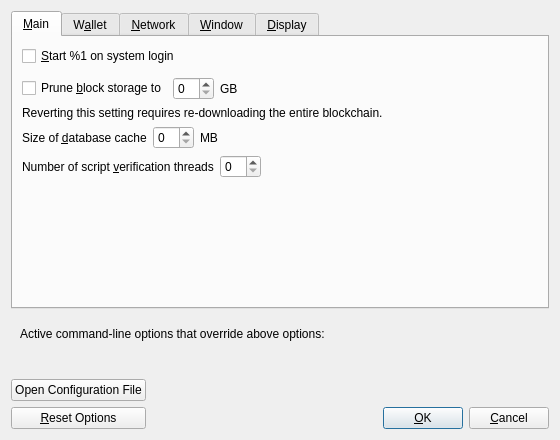
<?xml version="1.0" encoding="UTF-8"?>
<ui version="4.0">
 <class>OptionsDialog</class>
 <widget class="QDialog" name="OptionsDialog">
  <property name="geometry">
   <rect>
    <x>0</x>
    <y>0</y>
    <width>560</width>
    <height>440</height>
   </rect>
  </property>
  <property name="windowTitle">
   <string>Options</string>
  </property>
  <property name="modal">
   <bool>true</bool>
  </property>
  <layout class="QVBoxLayout" name="verticalLayout">
   <item>
    <widget class="QTabWidget" name="tabWidget">
     <property name="currentIndex">
      <number>0</number>
     </property>
     <widget class="QWidget" name="tabMain">
      <attribute name="title">
       <string>&amp;Main</string>
      </attribute>
      <layout class="QVBoxLayout" name="verticalLayout_Main">
       <item>
        <widget class="QCheckBox" name="sinAtStartup">
         <property name="toolTip">
          <string>Automatically start %1 after logging in to the system.</string>
         </property>
         <property name="text">
          <string>&amp;Start %1 on system login</string>
         </property>
        </widget>
       </item>
       <item>
        <spacer name="horizontalSpacer_0_Main">
         <property name="orientation">
          <enum>Qt::Horizontal</enum>
         </property>
         <property name="sizeHint" stdset="0">
          <size>
           <width>40</width>
           <height>5</height>
          </size>
         </property>
        </spacer>
       </item>
       <item>
       <layout class="QHBoxLayout" name="horizontalLayout_Main_Prune">
        <item>
         <widget class="QCheckBox" name="prune">
          <property name="toolTip">
           <string>Disables some advanced features but all blocks will still be fully validated. Reverting this setting requires re-downloading the entire blockchain. Actual disk usage may be somewhat higher.</string>
          </property>
          <property name="text">
           <string>Prune &amp;block storage to</string>
          </property>
         </widget>
        </item>
        <item>
         <widget class="QSpinBox" name="pruneSize"/>
        </item>
         <item>
          <widget class="QLabel" name="pruneSizeUnitLabel">
           <property name="text">
            <string>GB</string>
           </property>
           <property name="textFormat">
            <enum>Qt::PlainText</enum>
           </property>
          </widget>
         </item>
         <item>
          <spacer name="horizontalSpacer_Main_Prune">
           <property name="orientation">
            <enum>Qt::Horizontal</enum>
           </property>
           <property name="sizeHint" stdset="0">
            <size>
             <width>40</width>
             <height>20</height>
            </size>
           </property>
          </spacer>
         </item>
        </layout>
       </item>
       <item>
        <widget class="QLabel" name="pruneWarning">
         <property name="text">
          <string>Reverting this setting requires re-downloading the entire blockchain.</string>
         </property>
         <property name="textFormat">
          <enum>Qt::PlainText</enum>
         </property>
        </widget>
       </item>
       <item>
        <layout class="QHBoxLayout" name="horizontalLayout_2_Main">
         <item>
          <widget class="QLabel" name="databaseCacheLabel">
           <property name="text">
            <string>Size of &amp;database cache</string>
           </property>
           <property name="textFormat">
            <enum>Qt::PlainText</enum>
           </property>
           <property name="buddy">
            <cstring>databaseCache</cstring>
           </property>
          </widget>
         </item>
         <item>
          <widget class="QSpinBox" name="databaseCache"/>
         </item>
         <item>
          <widget class="QLabel" name="databaseCacheUnitLabel">
           <property name="text">
            <string>MB</string>
           </property>
           <property name="textFormat">
            <enum>Qt::PlainText</enum>
           </property>
          </widget>
         </item>
         <item>
          <spacer name="horizontalSpacer_2_Main">
           <property name="orientation">
            <enum>Qt::Horizontal</enum>
           </property>
           <property name="sizeHint" stdset="0">
            <size>
             <width>40</width>
             <height>20</height>
            </size>
           </property>
          </spacer>
         </item>
        </layout>
       </item>
       <item>
        <layout class="QHBoxLayout" name="horizontalLayout_Main_VerifyLabel">
         <item>
          <widget class="QLabel" name="threadsScriptVerifLabel">
           <property name="text">
            <string>Number of script &amp;verification threads</string>
           </property>
           <property name="textFormat">
            <enum>Qt::PlainText</enum>
           </property>
           <property name="buddy">
            <cstring>threadsScriptVerif</cstring>
           </property>
          </widget>
         </item>
         <item>
          <widget class="QSpinBox" name="threadsScriptVerif">
           <property name="toolTip">
            <string>(0 = auto, &lt;0 = leave that many cores free)</string>
           </property>
          </widget>
         </item>
         <item>
          <spacer name="horizontalSpacer_Main_Threads">
           <property name="orientation">
            <enum>Qt::Horizontal</enum>
           </property>
           <property name="sizeHint" stdset="0">
            <size>
             <width>40</width>
             <height>20</height>
            </size>
           </property>
          </spacer>
         </item>
        </layout>
       </item>
       <item>
        <spacer name="verticalSpacer_Main">
         <property name="orientation">
          <enum>Qt::Vertical</enum>
         </property>
         <property name="sizeHint" stdset="0">
          <size>
           <width>20</width>
           <height>40</height>
          </size>
         </property>
        </spacer>
       </item>
      </layout>
     </widget>
     <widget class="QWidget" name="tabWallet">
      <attribute name="title">
       <string>W&amp;allet</string>
      </attribute>
      <layout class="QVBoxLayout" name="verticalLayout_Wallet">
       <item>
        <widget class="QGroupBox" name="groupBox">
         <property name="title">
          <string>Expert</string>
         </property>
         <layout class="QVBoxLayout" name="verticalLayout_2">
          <item>
           <widget class="QCheckBox" name="coinControlFeatures">
            <property name="toolTip">
             <string>Whether to show coin control features or not.</string>
            </property>
            <property name="text">
             <string>Enable coin &amp;control features</string>
            </property>
           </widget>
          </item>
          <!-- Dash -->
          <item>
           <widget class="QCheckBox" name="showMasternodesTab">
            <property name="toolTip">
             <string>Show additional tab listing all your masternodes in first sub-tab&lt;br/&gt;and all masternodes on the network in second sub-tab.</string>
            </property>
            <property name="text">
             <string>Show Masternodes Tab</string>
            </property>
           </widget>
          </item>
          <item>
           <widget class="QCheckBox" name="showAdvancedPSUI">
            <property name="toolTip">
             <string>Show additional information and buttons for PrivateSend on overview screen.</string>
            </property>
            <property name="text">
             <string>Enable advanced PrivateSend interface</string>
            </property>
           </widget>
          </item>
          <item>
           <widget class="QCheckBox" name="lowKeysWarning">
            <property name="toolTip">
             <string>Show warning dialog when PrivateSend detects that wallet has very low number of keys left.</string>
            </property>
            <property name="text">
             <string>Warn if PrivateSend is running out of keys</string>
            </property>
           </widget>
          </item>
          <item>
           <widget class="QCheckBox" name="privateSendMultiSession">
            <property name="toolTip">
             <string>Whether to use experimental PrivateSend mode with multiple mixing sessions per block.&lt;br/&gt;Note: You must use this feature carefully.&lt;br/&gt;Make sure you always have recent wallet (auto)backup in a safe place!</string>
            </property>
            <property name="text">
             <string>Enable PrivateSend &amp;multi-session</string>
            </property>
           </widget>
          </item>
          <item>
           <widget class="QCheckBox" name="spendZeroConfChange">
            <property name="toolTip">
             <string>If you disable the spending of unconfirmed change, the change from a transaction cannot be used until that transaction has at least one confirmation. This also affects how your balance is computed.</string>
            </property>
            <property name="text">
             <string>&amp;Spend unconfirmed change</string>
            </property>
           </widget>
          </item>
         </layout>
        </widget>
       </item>
       <item>
        <layout class="QHBoxLayout" name="horizontalLayout_4_Wallet">
         <item>
          <widget class="QLabel" name="label">
           <property name="toolTip">
            <string>This setting determines the amount of individual masternodes that an input will be anonymized through.&lt;br/&gt;More rounds of anonymization gives a higher degree of privacy, but also costs more in fees.</string>
           </property>
           <property name="text">
            <string>PrivateSend rounds to use</string>
           </property>
          </widget>
         </item>
         <item>
          <widget class="QSpinBox" name="privateSendRounds">
           <property name="minimum">
            <number>2</number>
           </property>
           <property name="maximum">
            <number>8</number>
           </property>
           <property name="value">
            <number>4</number>
           </property>
          </widget>
         </item>
        </layout>
       </item>
       <item>
        <layout class="QHBoxLayout" name="horizontalLayout">
         <item>
          <widget class="QLabel" name="label_2">
           <property name="toolTip">
            <string>This amount acts as a threshold to turn off PrivateSend once it's reached.</string>
           </property>
           <property name="statusTip">
            <string notr="true"/>
           </property>
           <property name="whatsThis">
            <string notr="true"/>
           </property>
           <property name="accessibleName">
            <string notr="true"/>
           </property>
           <property name="accessibleDescription">
            <string notr="true"/>
           </property>
           <property name="text">
            <string>Amount of Dash to keep anonymized</string>
           </property>
          </widget>
         </item>
         <item>
          <widget class="QSpinBox" name="privateSendAmount">
           <property name="minimum">
            <number>2</number>
           </property>
           <property name="maximum">
            <number>2000</number>
           </property>
           <property name="singleStep">
            <number>10</number>
           </property>
           <property name="value">
            <number>1000</number>
           </property>
          </widget>
         </item>
        </layout>
       </item>
       <item>
        <spacer name="verticalSpacer_Wallet">
         <property name="orientation">
          <enum>Qt::Vertical</enum>
         </property>
         <property name="sizeHint" stdset="0">
          <size>
           <width>20</width>
           <height>40</height>
          </size>
         </property>
        </spacer>
       </item>
      </layout>
     </widget>
     <widget class="QWidget" name="tabNetwork">
      <attribute name="title">
       <string>&amp;Network</string>
      </attribute>
      <layout class="QVBoxLayout" name="verticalLayout_Network">
       <item>
        <widget class="QCheckBox" name="mapPortUpnp">
         <property name="toolTip">
          <string>Automatically open the SIN client port on the router. This only works when your router supports UPnP and it is enabled.</string>
         </property>
         <property name="text">
          <string>Map port using &amp;UPnP</string>
         </property>
        </widget>
       </item>
       <item>
        <widget class="QCheckBox" name="allowIncoming">
         <property name="toolTip">
          <string>Accept connections from outside.</string>
         </property>
         <property name="text">
          <string>Allow incomin&amp;g connections</string>
         </property>
        </widget>
       </item>
       <item>
        <widget class="QCheckBox" name="connectSocks">
         <property name="toolTip">
          <string>Connect to the SIN network through a SOCKS5 proxy.</string>
         </property>
         <property name="text">
          <string>&amp;Connect through SOCKS5 proxy (default proxy):</string>
         </property>
        </widget>
       </item>
       <item>
        <layout class="QHBoxLayout" name="horizontalLayout_1_Network">
         <item>
          <widget class="QLabel" name="proxyIpLabel">
           <property name="text">
            <string>Proxy &amp;IP:</string>
           </property>
           <property name="textFormat">
            <enum>Qt::PlainText</enum>
           </property>
           <property name="buddy">
            <cstring>proxyIp</cstring>
           </property>
          </widget>
         </item>
         <item>
          <widget class="QValidatedLineEdit" name="proxyIp">
           <property name="minimumSize">
            <size>
             <width>140</width>
             <height>0</height>
            </size>
           </property>
           <property name="maximumSize">
            <size>
             <width>140</width>
             <height>16777215</height>
            </size>
           </property>
           <property name="toolTip">
            <string>IP address of the proxy (e.g. IPv4: 127.0.0.1 / IPv6: ::1)</string>
           </property>
          </widget>
         </item>
         <item>
          <widget class="QLabel" name="proxyPortLabel">
           <property name="text">
            <string>&amp;Port:</string>
           </property>
           <property name="textFormat">
            <enum>Qt::PlainText</enum>
           </property>
           <property name="buddy">
            <cstring>proxyPort</cstring>
           </property>
          </widget>
         </item>
         <item>
          <widget class="QLineEdit" name="proxyPort">
           <property name="minimumSize">
            <size>
             <width>55</width>
             <height>0</height>
            </size>
           </property>
           <property name="maximumSize">
            <size>
             <width>55</width>
             <height>16777215</height>
            </size>
           </property>
           <property name="toolTip">
            <string>Port of the proxy (e.g. 9050)</string>
           </property>
          </widget>
         </item>
         <item>
          <spacer name="horizontalSpacer_1_Network">
           <property name="orientation">
            <enum>Qt::Horizontal</enum>
           </property>
           <property name="sizeHint" stdset="0">
            <size>
             <width>40</width>
             <height>20</height>
            </size>
           </property>
          </spacer>
         </item>
        </layout>
       </item>
       <item>
        <layout class="QHBoxLayout" name="horizontalLayout_2_Network">
         <item>
          <widget class="QLabel" name="proxyActiveNets">
           <property name="text">
            <string>Used for reaching peers via:</string>
           </property>
           <property name="textFormat">
            <enum>Qt::PlainText</enum>
           </property>
          </widget>
         </item>
         <item>
          <widget class="QCheckBox" name="proxyReachIPv4">
           <property name="enabled">
            <bool>false</bool>
           </property>
           <property name="toolTip">
            <string>Shows if the supplied default SOCKS5 proxy is used to reach peers via this network type.</string>
           </property>
           <property name="text">
            <string/>
           </property>
          </widget>
         </item>
         <item>
          <widget class="QLabel" name="proxyReachIPv4Label">
           <property name="text">
            <string>IPv4</string>
           </property>
           <property name="textFormat">
            <enum>Qt::PlainText</enum>
           </property>
          </widget>
         </item>
         <item>
          <widget class="QCheckBox" name="proxyReachIPv6">
           <property name="enabled">
            <bool>false</bool>
           </property>
           <property name="toolTip">
            <string>Shows if the supplied default SOCKS5 proxy is used to reach peers via this network type.</string>
           </property>
           <property name="text">
            <string/>
           </property>
          </widget>
         </item>
         <item>
          <widget class="QLabel" name="proxyReachIPv6Label">
           <property name="text">
            <string>IPv6</string>
           </property>
           <property name="textFormat">
            <enum>Qt::PlainText</enum>
           </property>
          </widget>
         </item>
         <item>
          <widget class="QCheckBox" name="proxyReachTor">
           <property name="enabled">
            <bool>false</bool>
           </property>
           <property name="toolTip">
            <string>Shows if the supplied default SOCKS5 proxy is used to reach peers via this network type.</string>
           </property>
           <property name="text">
            <string/>
           </property>
          </widget>
         </item>
         <item>
          <widget class="QLabel" name="proxyReachTorLabel">
           <property name="text">
            <string>Tor</string>
           </property>
           <property name="textFormat">
            <enum>Qt::PlainText</enum>
           </property>
          </widget>
         </item>
         <item>
          <spacer name="horizontalSpacer_2_Network">
           <property name="orientation">
            <enum>Qt::Horizontal</enum>
           </property>
           <property name="sizeHint" stdset="0">
            <size>
             <width>40</width>
             <height>20</height>
            </size>
           </property>
          </spacer>
         </item>
        </layout>
       </item>
       <item>
        <widget class="QCheckBox" name="connectSocksTor">
         <property name="toolTip">
          <string>Connect to the SIN network through a separate SOCKS5 proxy for Tor hidden services.</string>
         </property>
         <property name="text">
          <string>Use separate SOCKS&amp;5 proxy to reach peers via Tor hidden services:</string>
         </property>
        </widget>
       </item>
       <item>
        <layout class="QHBoxLayout" name="horizontalLayout_3_Network">
         <item>
          <widget class="QLabel" name="proxyIpTorLabel">
           <property name="text">
            <string>Proxy &amp;IP:</string>
           </property>
           <property name="textFormat">
            <enum>Qt::PlainText</enum>
           </property>
           <property name="buddy">
            <cstring>proxyIpTor</cstring>
           </property>
          </widget>
         </item>
         <item>
          <widget class="QValidatedLineEdit" name="proxyIpTor">
           <property name="minimumSize">
            <size>
             <width>140</width>
             <height>0</height>
            </size>
           </property>
           <property name="maximumSize">
            <size>
             <width>140</width>
             <height>16777215</height>
            </size>
           </property>
           <property name="toolTip">
            <string>IP address of the proxy (e.g. IPv4: 127.0.0.1 / IPv6: ::1)</string>
           </property>
          </widget>
         </item>
         <item>
          <widget class="QLabel" name="proxyPortTorLabel">
           <property name="text">
            <string>&amp;Port:</string>
           </property>
           <property name="textFormat">
            <enum>Qt::PlainText</enum>
           </property>
           <property name="buddy">
            <cstring>proxyPortTor</cstring>
           </property>
          </widget>
         </item>
         <item>
          <widget class="QLineEdit" name="proxyPortTor">
           <property name="minimumSize">
            <size>
             <width>55</width>
             <height>0</height>
            </size>
           </property>
           <property name="maximumSize">
            <size>
             <width>55</width>
             <height>16777215</height>
            </size>
           </property>
           <property name="toolTip">
            <string>Port of the proxy (e.g. 9050)</string>
           </property>
          </widget>
         </item>
         <item>
          <spacer name="horizontalSpacer_4_Network">
           <property name="orientation">
            <enum>Qt::Horizontal</enum>
           </property>
           <property name="sizeHint" stdset="0">
            <size>
             <width>40</width>
             <height>20</height>
            </size>
           </property>
          </spacer>
         </item>
        </layout>
       </item>
       <item>
        <spacer name="verticalSpacer_Network">
         <property name="orientation">
          <enum>Qt::Vertical</enum>
         </property>
         <property name="sizeHint" stdset="0">
          <size>
           <width>20</width>
           <height>40</height>
          </size>
         </property>
        </spacer>
       </item>
      </layout>
     </widget>
     <widget class="QWidget" name="tabWindow">
      <attribute name="title">
       <string>&amp;Window</string>
      </attribute>
      <layout class="QVBoxLayout" name="verticalLayout_Window">
       <item>
        <widget class="QCheckBox" name="hideTrayIcon">
         <property name="toolTip">
          <string>Hide the icon from the system tray.</string>
         </property>
         <property name="text">
          <string>&amp;Hide tray icon</string>
         </property>
        </widget>
       </item>
       <item>
        <widget class="QCheckBox" name="minimizeToTray">
         <property name="toolTip">
          <string>Show only a tray icon after minimizing the window.</string>
         </property>
         <property name="text">
          <string>&amp;Minimize to the tray instead of the taskbar</string>
         </property>
        </widget>
       </item>
       <item>
        <widget class="QCheckBox" name="minimizeOnClose">
         <property name="toolTip">
          <string>Minimize instead of exit the application when the window is closed. When this option is enabled, the application will be closed only after selecting Exit in the menu.</string>
         </property>
         <property name="text">
          <string>M&amp;inimize on close</string>
         </property>
        </widget>
       </item>
       <item>
        <spacer name="verticalSpacer_Window">
         <property name="orientation">
          <enum>Qt::Vertical</enum>
         </property>
         <property name="sizeHint" stdset="0">
          <size>
           <width>20</width>
           <height>40</height>
          </size>
         </property>
        </spacer>
       </item>
      </layout>
     </widget>
     <widget class="QWidget" name="tabDisplay">
      <attribute name="title">
       <string>&amp;Display</string>
      </attribute>
      <layout class="QVBoxLayout" name="verticalLayout_Display">
       <item>
        <layout class="QHBoxLayout" name="horizontalLayout_1_Display">
         <item>
          <widget class="QLabel" name="langLabel">
           <property name="text">
            <string>User Interface &amp;language:</string>
           </property>
           <property name="textFormat">
            <enum>Qt::PlainText</enum>
           </property>
           <property name="buddy">
            <cstring>lang</cstring>
           </property>
          </widget>
         </item>
         <item>
          <widget class="QValueComboBox" name="lang">
           <property name="toolTip">
            <string>The user interface language can be set here. This setting will take effect after restarting %1.</string>
           </property>
          </widget>
         </item>
        </layout>
       </item>
       <item>
        <layout class="QHBoxLayout" name="horizontalLayout_2_Display">
         <item>
          <widget class="QLabel" name="unitLabel">
           <property name="text">
            <string>&amp;Unit to show amounts in:</string>
           </property>
           <property name="textFormat">
            <enum>Qt::PlainText</enum>
           </property>
           <property name="buddy">
            <cstring>unit</cstring>
           </property>
          </widget>
         </item>
         <item>
          <widget class="QValueComboBox" name="unit">
           <property name="toolTip">
            <string>Choose the default subdivision unit to show in the interface and when sending coins.</string>
           </property>
          </widget>
         </item>
        </layout>
       </item>
       <item>
        <layout class="QHBoxLayout" name="horizontalLayout_3_Display">
         <item>
          <widget class="QLabel" name="thirdPartyTxUrlsLabel">
           <property name="toolTip">
            <string>Third party URLs (e.g. a block explorer) that appear in the transactions tab as context menu items. %s in the URL is replaced by transaction hash. Multiple URLs are separated by vertical bar |.</string>
           </property>
           <property name="text">
            <string>&amp;Third party transaction URLs</string>
           </property>
           <property name="buddy">
            <cstring>thirdPartyTxUrls</cstring>
           </property>
          </widget>
         </item>
         <item>
          <widget class="QLineEdit" name="thirdPartyTxUrls">
           <property name="toolTip">
            <string>Third party URLs (e.g. a block explorer) that appear in the transactions tab as context menu items. %s in the URL is replaced by transaction hash. Multiple URLs are separated by vertical bar |.</string>
           </property>
          </widget>
         </item>
        </layout>
       </item>
       <item>
        <spacer name="verticalSpacer_Display">
         <property name="orientation">
          <enum>Qt::Vertical</enum>
         </property>
         <property name="sizeHint" stdset="0">
          <size>
           <width>20</width>
           <height>40</height>
          </size>
         </property>
        </spacer>
       </item>
      </layout>
     </widget>
    </widget>
   </item>
   <item>
    <widget class="QFrame" name="frame">
     <layout class="QVBoxLayout" name="verticalLayout_Bottom">
      <item>
       <layout class="QHBoxLayout" name="horizontalLayout_Bottom">
        <item>
         <widget class="QLabel" name="overriddenByCommandLineInfoLabel">
          <property name="text">
           <string>Active command-line options that override above options:</string>
          </property>
          <property name="textFormat">
           <enum>Qt::PlainText</enum>
          </property>
         </widget>
        </item>
        <item>
         <spacer name="horizontalSpacer_Bottom">
          <property name="orientation">
           <enum>Qt::Horizontal</enum>
          </property>
          <property name="sizeHint" stdset="0">
           <size>
            <width>40</width>
            <height>20</height>
           </size>
          </property>
         </spacer>
        </item>
       </layout>
      </item>
      <item>
       <widget class="QLabel" name="overriddenByCommandLineLabel">
        <property name="text">
         <string/>
        </property>
        <property name="textFormat">
         <enum>Qt::PlainText</enum>
        </property>
        <property name="wordWrap">
         <bool>true</bool>
        </property>
       </widget>
      </item>
     </layout>
    </widget>
   </item>
   <item>
    <layout class="QHBoxLayout" name="horizontalLayout_Buttons">
     <item>
      <layout class="QVBoxLayout" name="verticalLayout_Buttons">
       <item>
        <widget class="QPushButton" name="openSINConfButton">
         <property name="toolTip">
          <string>Open the %1 configuration file from the working directory.</string>
         </property>
         <property name="text">
          <string>Open Configuration File</string>
         </property>
         <property name="autoDefault">
          <bool>false</bool>
         </property>
        </widget>
       </item>
       <item>
        <widget class="QPushButton" name="resetButton">
         <property name="toolTip">
          <string>Reset all client options to default.</string>
         </property>
         <property name="text">
          <string>&amp;Reset Options</string>
         </property>
         <property name="autoDefault">
          <bool>false</bool>
         </property>
        </widget>
       </item>
      </layout>
     </item>
     <item>
      <spacer name="horizontalSpacer_1">
       <property name="orientation">
        <enum>Qt::Horizontal</enum>
       </property>
       <property name="sizeHint" stdset="0">
        <size>
         <width>40</width>
         <height>48</height>
        </size>
       </property>
      </spacer>
     </item>
     <item>
      <widget class="QLabel" name="statusLabel">
       <property name="minimumSize">
        <size>
         <width>200</width>
         <height>0</height>
        </size>
       </property>
       <property name="font">
        <font>
         <weight>75</weight>
         <bold>true</bold>
        </font>
       </property>
       <property name="text">
        <string/>
       </property>
       <property name="textFormat">
        <enum>Qt::PlainText</enum>
       </property>
       <property name="wordWrap">
        <bool>true</bool>
       </property>
      </widget>
     </item>
     <item>
      <spacer name="horizontalSpacer_2">
       <property name="orientation">
        <enum>Qt::Horizontal</enum>
       </property>
       <property name="sizeHint" stdset="0">
        <size>
         <width>40</width>
         <height>48</height>
        </size>
       </property>
      </spacer>
     </item>
     <item>
      <layout class="QVBoxLayout" name="verticalLayout_4">
       <item>
        <spacer name="verticalSpacer">
         <property name="orientation">
          <enum>Qt::Vertical</enum>
         </property>
         <property name="sizeHint" stdset="0">
          <size>
           <width>20</width>
           <height>40</height>
          </size>
         </property>
        </spacer>
       </item>
       <item>
        <layout class="QHBoxLayout" name="horizontalLayout">
         <item>
          <widget class="QPushButton" name="okButton">
           <property name="text">
            <string>&amp;OK</string>
           </property>
           <property name="autoDefault">
            <bool>false</bool>
           </property>
           <property name="default">
            <bool>true</bool>
           </property>
          </widget>
         </item>
         <item>
          <widget class="QPushButton" name="cancelButton">
           <property name="text">
            <string>&amp;Cancel</string>
           </property>
           <property name="autoDefault">
            <bool>false</bool>
           </property>
          </widget>
         </item>
        </layout>
       </item>
      </layout>
     </item>
    </layout>
   </item>
  </layout>
 </widget>
 <customwidgets>
  <customwidget>
   <class>QValidatedLineEdit</class>
   <extends>QLineEdit</extends>
   <header>qt/qvalidatedlineedit.h</header>
  </customwidget>
  <customwidget>
   <class>QValueComboBox</class>
   <extends>QComboBox</extends>
   <header>qt/qvaluecombobox.h</header>
  </customwidget>
 </customwidgets>
 <resources/>
 <connections/>
</ui>
